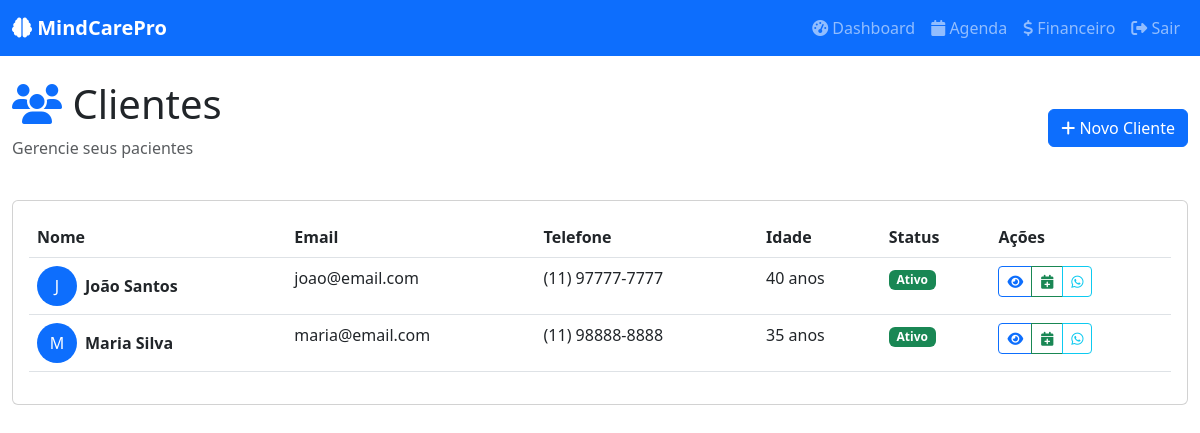
/clientes (signed in), run on the app's committed database.
### app.py (models this page shows, shortened)
class Cliente(db.Model):
    id = db.Column(db.Integer, primary_key=True)
    nome = db.Column(db.String(100), nullable=False)
    email = db.Column(db.String(100))
    telefone = db.Column(db.String(20))
    data_nascimento = db.Column(db.Date)
    profissao = db.Column(db.String(100))
    ativo = db.Column(db.Boolean, default=True)
    created_at = db.Column(db.DateTime, default=datetime.utcnow)
    sessoes = db.relationship('Sessao', backref='cliente', lazy=True)
    pagamentos = db.relationship('Pagamento', backref='cliente', lazy=True)
    @property
    def idade(self):
        if self.data_nascimento:
            return (datetime.now().date() - self.data_nascimento).days // 365
        return None

### app.py (the view)
@app.route('/clientes')
@login_required
def clientes():
    clientes = Cliente.query.filter_by(ativo=True).order_by(Cliente.nome).all()
    return render_template('clientes.html', clientes=clientes)

### app.py (called while the page is built)
@login_manager.user_loader
def load_user(user_id):
    return User.query.get(int(user_id))

### templates/clientes.html (shortened to what this page needs)
<!DOCTYPE html>
<html lang="pt-BR">
<head>
    <link href="https://cdn.jsdelivr.net/npm/bootstrap@5.3.0/dist/css/bootstrap.min.css" rel="stylesheet">
    <link href="https://cdnjs.cloudflare.com/ajax/libs/font-awesome/6.4.0/css/all.min.css" rel="stylesheet">
</head>
<body>
    <nav class="navbar navbar-expand-lg navbar-dark bg-primary">
        <div class="container-fluid">
            <a class="navbar-brand" href="{{ url_for('dashboard') }}">
                <i class="fas fa-brain"></i> <strong>MindCarePro</strong>
            </a>
            <div class="navbar-nav ms-auto">
                <a class="nav-link" href="{{ url_for('dashboard') }}">
                    <i class="fas fa-tachometer-alt"></i> Dashboard
                </a>
                <a class="nav-link" href="{{ url_for('agenda') }}">
                    <i class="fas fa-calendar"></i> Agenda
                </a>
                <a class="nav-link" href="{{ url_for('financeiro') }}">
                    <i class="fas fa-dollar-sign"></i> Financeiro
                </a>
                <a class="nav-link" href="{{ url_for('logout') }}">
                    <i class="fas fa-sign-out-alt"></i> Sair
                </a>
            </div>
        </div>
    </nav>
    <div class="container-fluid mt-4">
        <div class="row">
            <div class="col-12">
                <div class="d-flex justify-content-between align-items-center mb-4">
                    <div>
                        <h1><i class="fas fa-users text-primary"></i> Clientes</h1>
                        <p class="text-muted">Gerencie seus pacientes</p>
                    </div>
                    <div>
                        <button class="btn btn-primary">
                            <i class="fas fa-plus"></i> Novo Cliente
                        </button>
                    </div>
                </div>
            </div>
        </div>
        <div class="row">
            <div class="col-12">
                <div class="card">
                    <div class="card-body">
                        <div class="table-responsive">
                            <table class="table table-hover">
                                <thead>
                                    <tr>
                                        <th>Nome</th>
                                        <th>Email</th>
                                        <th>Telefone</th>
                                        <th>Idade</th>
                                        <th>Status</th>
                                        <th>Ações</th>
                                    </tr>
                                </thead>
                                <tbody>
                                    {% for cliente in clientes %}
                                    <tr>
                                        <td>
                                            <div class="d-flex align-items-center">
                                                <div class="bg-primary text-white rounded-circle d-flex align-items-center justify-content-center me-2"
                                                     style="width: 40px; height: 40px;">
                                                    {{ cliente.nome[0].upper() }}
                                                </div>
                                                <strong>{{ cliente.nome }}</strong>
                                            </div>
                                        </td>
                                        <td>{{ cliente.email or '-' }}</td>
                                        <td>{{ cliente.telefone or '-' }}</td>
                                        <td>
                                            {% if cliente.idade %}
                                                {{ cliente.idade }} anos
                                            {% else %}
                                                -
                                            {% endif %}
                                        </td>
                                        <td>
                                            {% if cliente.ativo %}
                                                <span class="badge bg-success">Ativo</span>
                                            {% else %}
                                                <span class="badge bg-secondary">Inativo</span>
                                            {% endif %}
                                        </td>
                                        <td>
                                            <div class="btn-group btn-group-sm">
                                                <button class="btn btn-outline-primary" title="Ver Detalhes">
                                                    <i class="fas fa-eye"></i>
                                                </button>
                                                <button class="btn btn-outline-success" title="Nova Sessão">
                                                    <i class="fas fa-calendar-plus"></i>
                                                </button>
                                                <button class="btn btn-outline-info" title="WhatsApp">
                                                    <i class="fab fa-whatsapp"></i>
                                                </button>
                                            </div>
                                        </td>
                                    </tr>
                                    {% endfor %}
                                </tbody>
                            </table>
                        </div>
                    </div>
                </div>
            </div>
        </div>
    </div>
</body>
</html>

### data on the page
Cliente: nome "J", nome "João Santos", email "joao@email.com", telefone "(11) 97777-7777", idade "40", ativo "Ativo"
Cliente: nome "M", nome "Maria Silva", email "maria@email.com", telefone "(11) 98888-8888", idade "35", ativo "Ativo"
